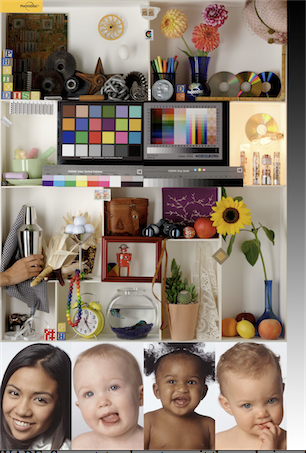
#> input picture planetary_system_stacker/Test_programs/Photodisc.png, 306 x 453 px
$ python opencv_brightness_control.py --input Photodisc.png
#> lines starting #> are read from the running program, lines starting #| are printed output that depends on the picture
import cv2 as cv
import numpy as np
import argparse

alpha = 1.0
alpha_max = 500
beta = 0
beta_max = 200
gamma = 1.0
gamma_max = 200

def basicLinearTransform():
    res = cv.convertScaleAbs(img_original, alpha=alpha, beta=beta)
    img_corrected = cv.hconcat([img_original, res])
    cv.imshow("Brightness and contrast adjustments", img_corrected)

def gammaCorrection():
    ## [changing-contrast-brightness-gamma-correction]
    lookUpTable = np.empty((1,256), np.uint8)
    for i in range(256):
        lookUpTable[0,i] = np.clip(pow(i / 255.0, gamma) * 255.0, 0, 255)

    res = cv.LUT(img_original, lookUpTable)
    ## [changing-contrast-brightness-gamma-correction]

    img_gamma_corrected = cv.hconcat([img_original, res])
    cv.imshow("Gamma correction", img_gamma_corrected)

def on_linear_transform_alpha_trackbar(val):
    global alpha
    alpha = val / 100
    basicLinearTransform()

def on_linear_transform_beta_trackbar(val):
    global beta
    beta = val - 100
    basicLinearTransform()

def on_gamma_correction_trackbar(val):
    global gamma
    gamma = val / 100
    gammaCorrection()

parser = argparse.ArgumentParser(description='Code for Changing the contrast and brightness of an image! tutorial.')
parser.add_argument('--input', help='Path to input image.', default='..\Images\Jupiter.png')
args = parser.parse_args()

img_original = cv.imread(cv.samples.findFile(args.input))
#> img_original is the input picture: shape (453, 306, 3); mean B, G, R 114.2, 128.1, 143.6
if img_original is None:
    print('Could not open or find the image: ', args.input)
    exit(0)

img_corrected = np.empty((img_original.shape[0], img_original.shape[1]*2, img_original.shape[2]), img_original.dtype)
img_gamma_corrected = np.empty((img_original.shape[0], img_original.shape[1]*2, img_original.shape[2]), img_original.dtype)

img_corrected = cv.hconcat([img_original, img_original])
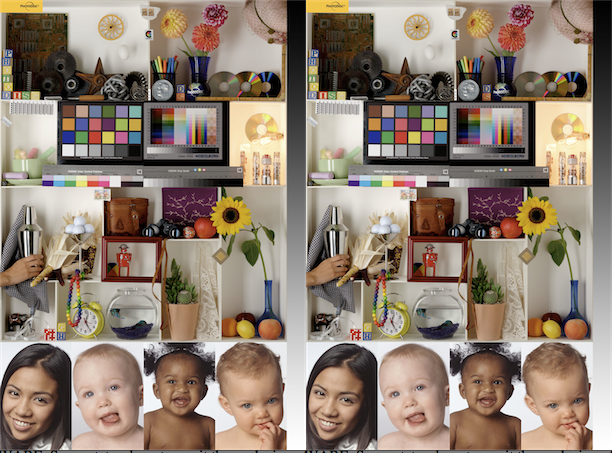
#> img_corrected: shape (453, 612, 3); mean B, G, R 114.2, 128.1, 143.6
img_gamma_corrected = cv.hconcat([img_original, img_original])

cv.namedWindow('Brightness and contrast adjustments')
cv.namedWindow('Gamma correction')

alpha_init = int(alpha *100)
cv.createTrackbar('Alpha gain (contrast)', 'Brightness and contrast adjustments', alpha_init, alpha_max, on_linear_transform_alpha_trackbar)
beta_init = beta + 100
cv.createTrackbar('Beta bias (brightness)', 'Brightness and contrast adjustments', beta_init, beta_max, on_linear_transform_beta_trackbar)
gamma_init = int(gamma * 100)
cv.createTrackbar('Gamma correction', 'Gamma correction', gamma_init, gamma_max, on_gamma_correction_trackbar)

on_linear_transform_alpha_trackbar(alpha_init)
on_gamma_correction_trackbar(gamma_init)

cv.waitKey()
